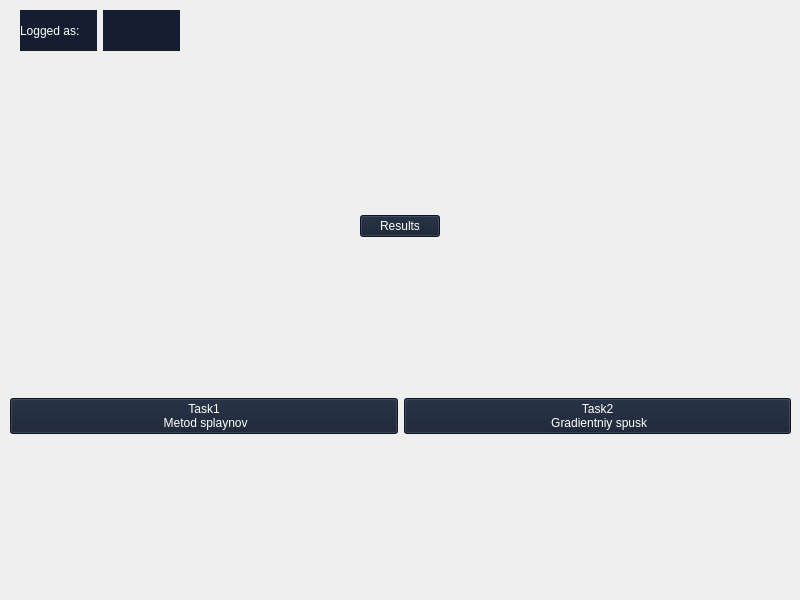
<?xml version="1.0" encoding="UTF-8"?>
<ui version="4.0">
 <class>MainWindow</class>
 <widget class="QMainWindow" name="MainWindow">
  <property name="geometry">
   <rect>
    <x>0</x>
    <y>0</y>
    <width>800</width>
    <height>600</height>
   </rect>
  </property>
  <property name="windowTitle">
   <string>MainWindow</string>
  </property>
  <property name="styleSheet">
   <string notr="true">background-color: qlineargradient(
    spread:pad, 
    x1:0, y1:0, x2:1, y2:0, 
    stop:0 rgba(10, 10, 140, 70), 
    stop:1 rgba(10, 10, 140, 70)
);</string>
  </property>
  <widget class="QWidget" name="centralwidget">
   <widget class="QWidget" name="verticalLayoutWidget">
    <property name="geometry">
     <rect>
      <x>10</x>
      <y>60</y>
      <width>781</width>
      <height>531</height>
     </rect>
    </property>
    <layout class="QVBoxLayout" name="verticalLayout">
     <item>
      <layout class="QHBoxLayout" name="horizontalLayout">
       <item alignment="Qt::AlignmentFlag::AlignHCenter">
        <widget class="QPushButton" name="resultButton">
         <property name="styleSheet">
          <string notr="true">font: 700 24pt &quot;Times New Roman&quot;;
color: rgb(255, 255, 255);
background: rgb(20, 30, 48)</string>
         </property>
         <property name="text">
          <string>Results</string>
         </property>
        </widget>
       </item>
      </layout>
     </item>
     <item>
      <layout class="QHBoxLayout" name="horizontalLayout_2">
       <item>
        <widget class="QPushButton" name="task1Button">
         <property name="baseSize">
          <size>
           <width>0</width>
           <height>0</height>
          </size>
         </property>
         <property name="styleSheet">
          <string notr="true">font: 700 14pt &quot;Times New Roman&quot;;
color: rgb(255, 255, 255);
background: rgb(20, 30, 48)</string>
         </property>
         <property name="text">
          <string>Task1
 Metod splaynov</string>
         </property>
        </widget>
       </item>
       <item>
        <widget class="QPushButton" name="task2Button">
         <property name="baseSize">
          <size>
           <width>0</width>
           <height>0</height>
          </size>
         </property>
         <property name="styleSheet">
          <string notr="true">font: 700 14pt &quot;Times New Roman&quot;;
color: rgb(255, 255, 255);
background: rgb(20, 30, 48)</string>
         </property>
         <property name="text">
          <string>Task2
 Gradientniy spusk</string>
         </property>
        </widget>
       </item>
      </layout>
     </item>
    </layout>
   </widget>
   <widget class="QWidget" name="horizontalLayoutWidget">
    <property name="geometry">
     <rect>
      <x>20</x>
      <y>10</y>
      <width>160</width>
      <height>41</height>
     </rect>
    </property>
    <layout class="QHBoxLayout" name="horizontalLayout_3">
     <item>
      <widget class="QLabel" name="label_loggedAs">
       <property name="styleSheet">
        <string notr="true">font: 700 14pt &quot;Times New Roman&quot;;
color: rgb(255, 255, 255);
background: rgb(20, 30, 48)</string>
       </property>
       <property name="text">
        <string>Logged as:</string>
       </property>
      </widget>
     </item>
     <item>
      <widget class="QLabel" name="label_login">
       <property name="styleSheet">
        <string notr="true">font: 700 14pt &quot;Times New Roman&quot;;
color: rgb(255, 255, 255);
background: rgb(20, 30, 48)</string>
       </property>
       <property name="text">
        <string/>
       </property>
       <property name="alignment">
        <set>Qt::AlignmentFlag::AlignCenter</set>
       </property>
      </widget>
     </item>
    </layout>
   </widget>
  </widget>
 </widget>
 <resources/>
 <connections/>
</ui>
